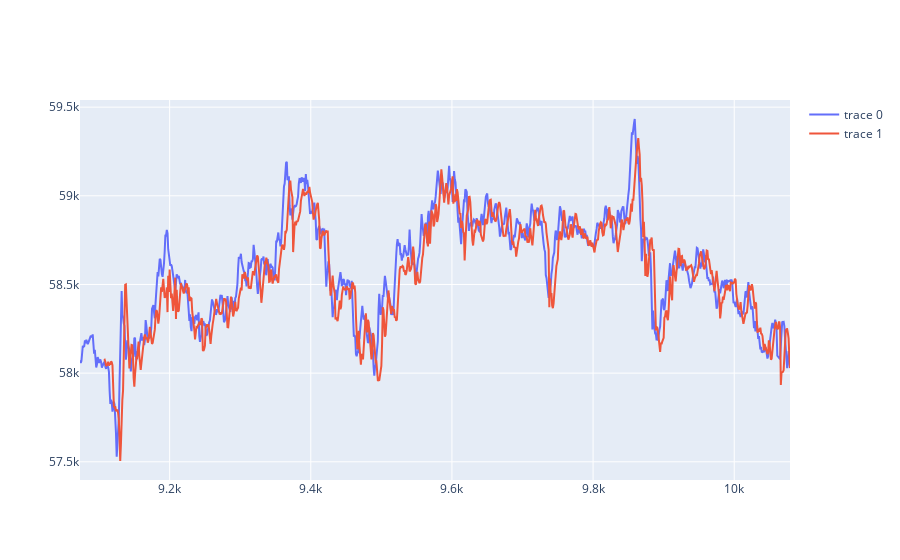

Notebook source saved alongside this figure:
### Markdown cell above
## Test

### Code cell
fig = go.Figure()
    
fig.add_trace(
    go.Scatter(
        x=test_df.index,
        y=test_df.mid_price*train_std['mid_price']+train_mean['mid_price']
    )
)

fig.add_trace(
    go.Scatter(
        x=test_df.index[34:],
        y=test_predictions[:,29,0]*train_std['mid_price']+train_mean['mid_price']
    )
)

fig.show()

### Figure 1 — Plotly figure (JSON) as saved in the notebook; plotly's stock layout.template omitted (floating-point values rounded to 4 significant figures; data arrays with more than 128 entries replaced by an {"elided": "..."} marker saying what was removed)
{"data": [{"type": "scatter", "x": {"elided": "1007 int values"}, "y": {"elided": "1007 float values"}}, {"type": "scatter", "x": {"elided": "973 int values"}, "y": {"elided": "973 float values"}}], "layout": {}}
